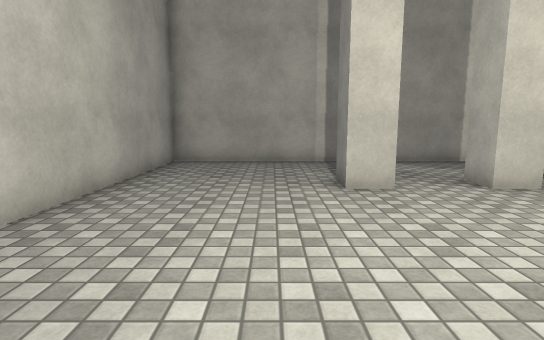
view 1 (above)

12 first-person views from a walk through a Unity game level. The camera is 1.3 m above the floor, tilts 8° down and sees 80° across. The floor is counted in squares, 1 m on a side. Each view is taken from the middle of a square. On the plan, view 1 faces up. The plan holds only what a view shows up to about 14 squares ahead; the rest is blank. The place goes on beyond the plan. The player is left out. Surface patterns are stand-ins for the level's own textures.

view 2
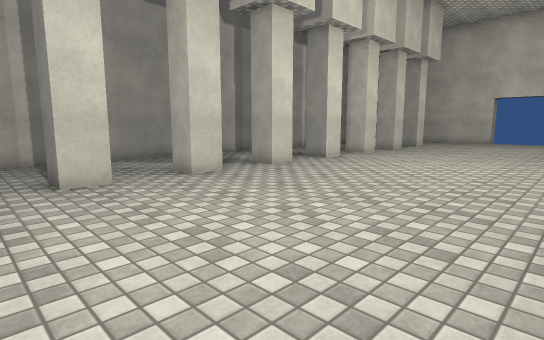

view 3
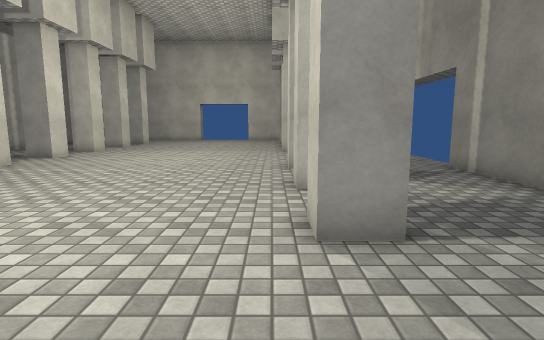

view 4
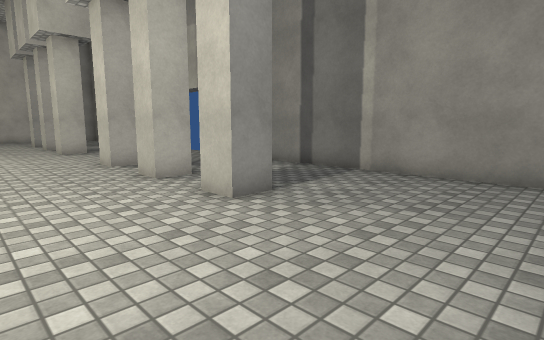

view 5
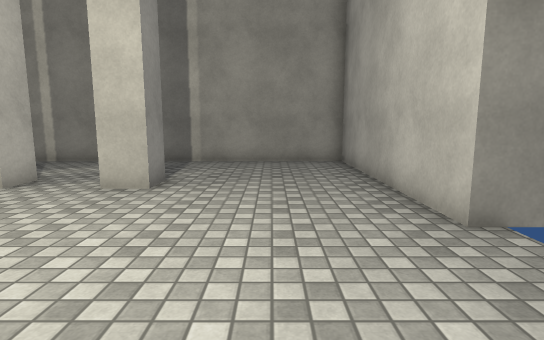

view 6
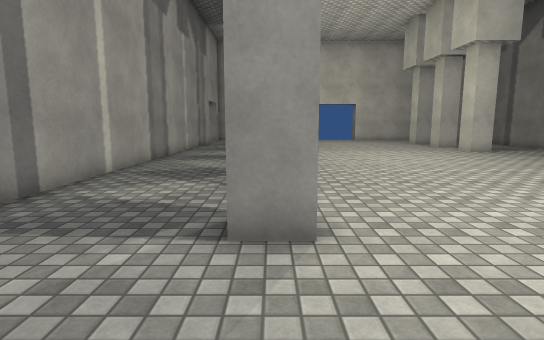

view 7
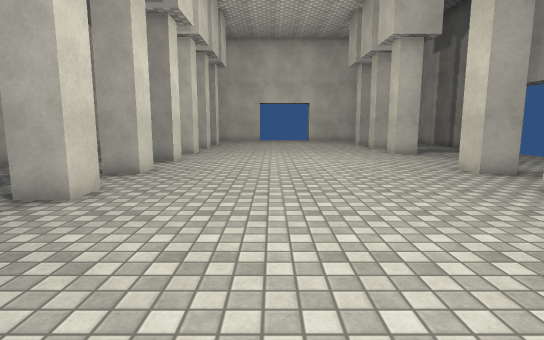

view 8
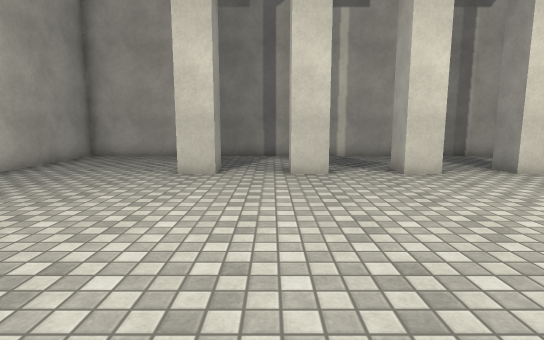

view 9
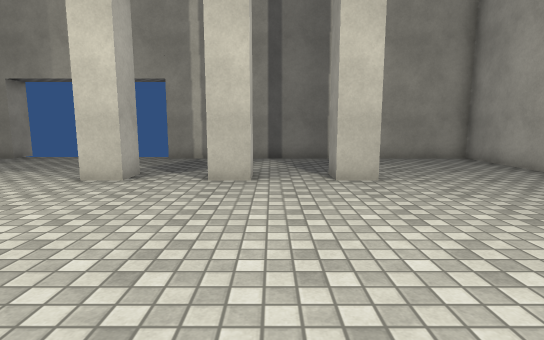

view 10
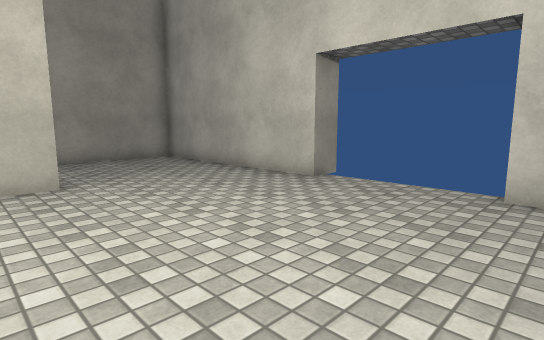

view 11
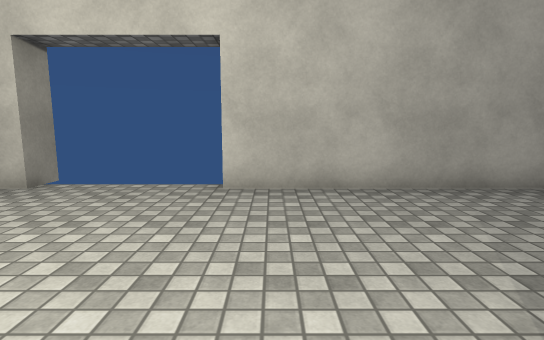

view 12
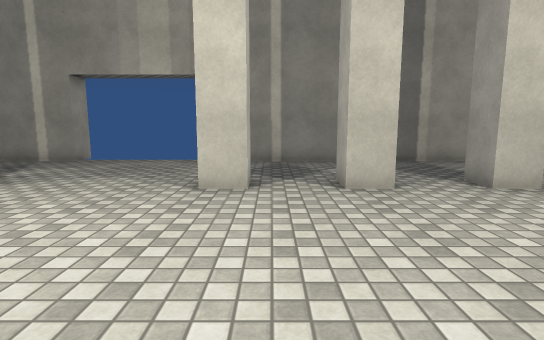

### Floor plan
Key: @ floor where view 1 was taken; # wall or solid block; x gap in a wall; . floor; = window, fence, low wall or low ledge.
Columns run from 4 left of view 1 to 13 right of it. Each row starts with its distance up from view 1.
 12 ##################
 11 #..............=.
 10 #..............=.
  9 #..............=.
  8 #..............=
  7 #.....#..#..#..#
  6 #..............=.
  5 #..............=.
  4 x..............=.
  3  ..............=.
  2  ..............=.
  1  ..............=.
  0 x...@..........=.
 -1 #..............=.
 -2 #..............=.
 -3 #.....#..#..#..=.
 -4 #..............=.
 -5 #..............=.
 -6 #..............=.
 -7 #..............=.
 -8 ############x

Where each view was taken, in squares from view 1:
view 1: 0 up, 0 right, facing up
view 2: 1 down, 0 right, facing up-right
view 3: 2 down, 2 left, facing right
view 4: 1 up, 3 left, facing down-right
view 5: 4 up, 1 left, facing down
view 6: 7 up, 2 left, facing right
view 7: 3 up, 1 left, facing right
view 8: 2 down, 4 right, facing up
view 9: 5 up, 4 right, facing down
view 10: 5 up, 3 right, facing down-left
view 11: 5 up, 3 right, facing left
view 12: 4 up, 7 right, facing down
